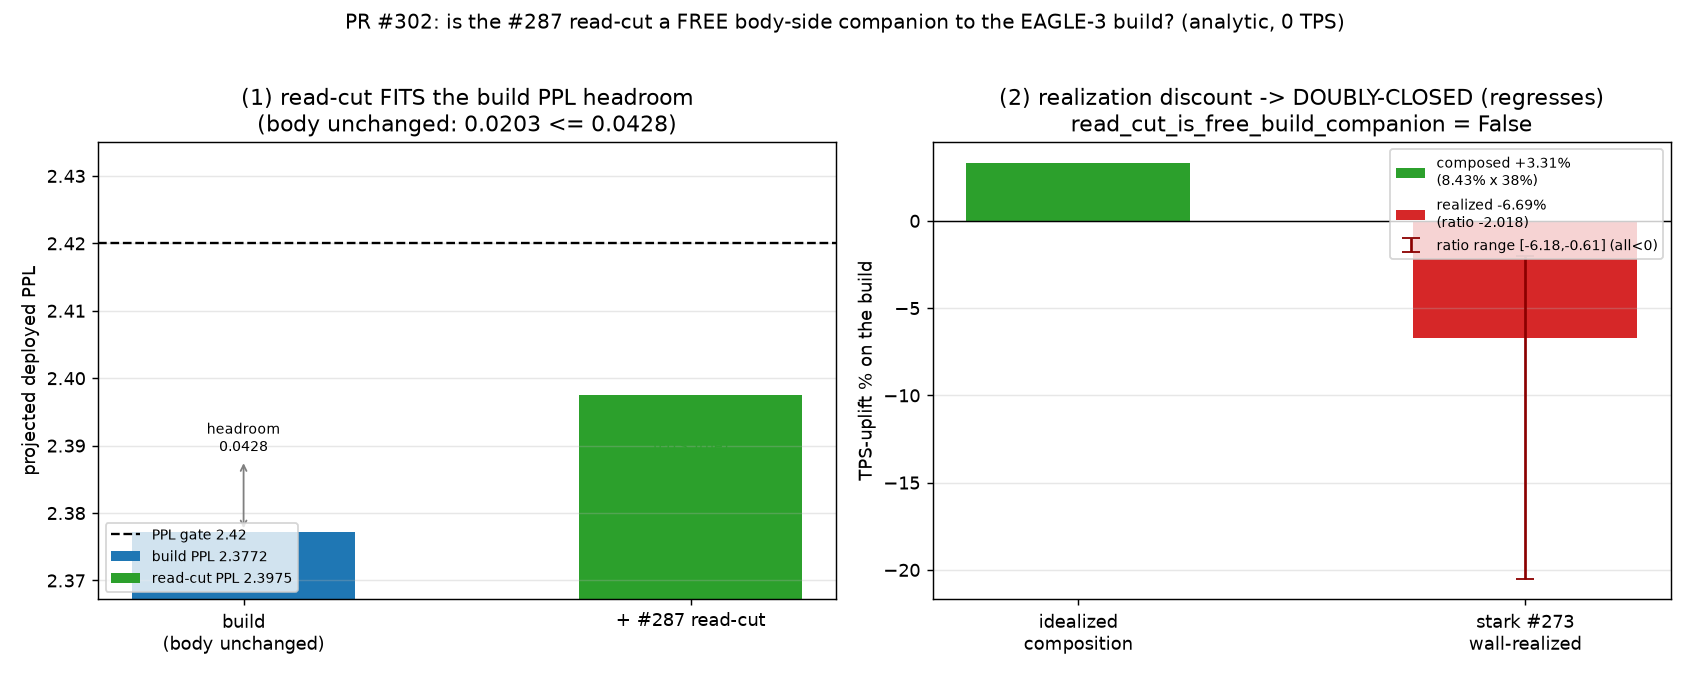

The script that saved this image:
#!/usr/bin/env python
# SPDX-FileCopyrightText: 2026 CoreWeave, Inc.
# SPDX-License-Identifier: Apache-2.0
# SPDX-PackageName: senpai
"""Is the #287 read-cut a FREE body-side companion to the EAGLE-3 build? (PR #302)

LOCAL CPU-analytic over banked W&B numbers. NO served-file change, NO fresh wall
A/B, NO HF Job, NO submission. NOT a launch, NOT a build, NOT open2. 0 TPS.
BASELINE stays 481.53.

CONTEXT. fern #287 (17en3hus) closed the read-side STANDALONE door: the maximum
PPL-safe body-read-byte cut is 8.431% (config mixed_int3_demote16L, proj deployed
PPL 2.3975 <= 2.42), and re-attributed on denken #283's MEASURED 38% read-fraction
it does NOT reach 500 alone (read_reduction_lever_clears_500 = False). The sole >500
path is the human-gated EAGLE-3 build, which raises the NUMERATOR (E[T], via a better
greedy-token-identical drafter) and leaves the verify-path BODY unchanged -> build
PPL stays at the deployed 2.3772.

QUESTION. "Does not clear 500 STANDALONE" is not "is a free COMPANION to the build."
Is the #287 read-cut a FREE body-side companion that stacks its TPS ON TOP of the
build (the read-side analog of lawine's SAM drafter-companion #296/#300), or does it
UNDER-REALIZE / REGRESS the way stark #273 (51bdsbpw) found every body-side deviation
from the K=7-optimized ONEGRAPH graph regresses on the wall (K4-vs-K7 = -8.629%,
realization ratio K4 = -2.018 / K5 = -0.864, NEGATIVE)?

METHOD (analytic, over banked ratios; NOT a fresh wall A/B -- that is stark's #298
harness/lane):
 1. PPL-headroom fit. Build leaves the body unchanged (greedy-identical drafter:
    verify rejects any draft token != target greedy argmax -> drafter precision moves
    E[T], NOT PPL) -> build PPL = deployed 2.3772, headroom to gate 2.42 = 0.0428.
    read-cut PPL cost = 2.3975 - 2.3772 = 0.0203 <= 0.0428 (FITS, body-only clause).
 2. Compose the read-cut TPS credit (8.43% byte cut x denken #283's 38% read-fraction)
    on the deployed AND build operating points (the read-cut shortens the SAME absolute
    verify-path body read on EVERY step, build or not).
 3. Realization-discount it by stark #273's banked body-side realization ratios. The
    read-cut RE-QUANTIZES the verify-path weights (int4->int3 on 16 layers) -> it is a
    body-side deviation from the K=7-tuned ONEGRAPH, exactly stark #273's class. Every
    banked body-side ratio is NEGATIVE.
 4. Verdict. free companion (ratio >= 0.8, stacks positive TPS) vs doubly-closed
    (ratio <= 0, regresses like static-K: not standalone (#287), not a companion).

HONESTY. 0 TPS. This prices WHERE #287's read-frontier lands relative to the gated
build (free companion vs doubly-closed) in wall-realized (stark #273-discounted) terms,
NOT idealized-composition terms. It does NOT produce a >=500 build and does NOT change
the served checkpoint (fa2sw_precache_kenyan). The realization discount is stark #273's
banked-ratio PRIOR applied analytically; a fresh wall A/B of the read-cut is stark's
#298 lane, NOT this leg. The PPL headroom assumes the build leaves the body unchanged
(if it co-quantizes the body for VRAM -- ubel #299's lane -- the headroom is shared;
flagged assumes_body_unchanged=True). Launch gate stays land #245 MEASURED >=500 at
lambda_hat>=0.9780 AND PPL<=2.42 AND VRAM<=24GB, human-approval-gated.
"""
from __future__ import annotations

import argparse
import json
import math
import sys
from pathlib import Path
from typing import Any

# --------------------------------------------------------------------------- #
# BANKED IMPORTS -- do NOT re-derive. Each carries its source run + PR shorthand.
# (self-test (d): every value must round to its PR-stated shorthand EXACTLY.)
# --------------------------------------------------------------------------- #
# fern #287 (17en3hus) -- the read-frontier this leg prices as a companion.
MAX_PPL_SAFE_READ_REDUCTION_PCT = 8.431155407899594   # PR 8.431
READ_CUT_CONFIG = "mixed_int3_demote16L"
READ_CUT_PROJ_PPL = 2.3975206940224814                # PR 2.3975
READ_REDUCTION_LEVER_CLEARS_500 = False               # #287 standalone verdict
TPS_AT_MAX_SAFE_DEPLOYED = 497.4881944805805          # #287 deployed read-cut TPS

# denken #283 (vmxuwxm0) -- the MEASURED read-fraction re-attribution basis.
BODY_READ_FRACTION = 0.3804642716594112               # PR 0.38 (read frac of wall)
DENKEN283_READ_FLOOR_US = 3037.203622326286           # measured body-read time / step
DENKEN283_WALL_US = 7982.887878221502                 # honest per-step wall (deployed)
HBM_BOUND_CEILING_TPS = 1265.6378952477885            # PR 1265.6 (pure-read ceiling)

# stark #273 (51bdsbpw) -- the realization-ratio method + body-side regression prior.
# realization_ratio = measured_wall_delta_pct / composed_gain_pct. Body-side deviations
# from the K=7 ONEGRAPH graph REGRESS: every ratio is NEGATIVE.
K4_VS_K7_MEASURED_DELTA_PCT = -8.628968285857523      # PR -8.629
K4_COMPOSED_GAIN_PCT = 4.27653374979271               # K4 composition predicted +4.28%
K4_REALIZATION_RATIO = -2.01774820233227              # PR -2.018 (load-bearing precedent)
K5_REALIZATION_RATIO = -0.8641778297435041            # PR -0.864
K3_REALIZATION_RATIO = -6.184909243990122
K6_REALIZATION_RATIO = -0.6102631065916517
STARK273_BODY_SIDE_RATIOS = {                         # banked body-side realization ratios
    3: K3_REALIZATION_RATIO, 4: K4_REALIZATION_RATIO,
    5: K5_REALIZATION_RATIO, 6: K6_REALIZATION_RATIO,
}

# wirbel #290 / fern #281 -- the build target the companion would stack on.
BUILD_ET_TARGET = 4.9029                               # PR 4.9029 (step-banked build E[T])
PUBLIC_FLOOR_ET = 4.966                                # PR 4.966 (fern #281 public floor)

# kanna #217 (vgovdrjc) -- official anchors.
OFFICIAL_BASELINE_TPS = 481.53                         # PR 481.53
E_T_DEPLOYED = 3.844                                   # PR 3.844
K_CAL = 125.268                                        # PR 125.268
STEP_US = 1218.2                                       # PR 1218.2
LAMBDA1_CEILING_TPS = 520.953                          # PR 520.953 (lambda=1 TPS ceiling)
PRIVATE_VERIFIED_TPS = 460.85                          # private-verified reference

# Gates.
DEPLOYED_INT4_PPL = 2.3772                             # PR 2.3772 (build PPL, body unchanged)
PPL_GATE = 2.42                                        # PR 2.42
TARGET_TPS = 500.0
LAUNCH_LAMBDA_HAT = 0.9780                             # land #245 measured launch gate
DEPLOYED_CHECKPOINT = "fa2sw_precache_kenyan"

OUTDIR = Path("/workspace/senpai/target/research/validity/read_cut_build_companion")

# Classification thresholds for the realization ratio (PR step 2/3).
REALIZES_RATIO = 0.8                                   # >= -> free companion
PARTIAL_LO = 0.0                                       # (0, 0.8) -> partial
# <= 0 -> regresses (the static-K class -- doubly-closed)

CAVEATS = [
    "0_TPS: this leg PRICES whether the #287 read-cut is a free body-side companion to "
    "the EAGLE-3 build; it produces NO >=500 build and adds 0 TPS. BASELINE stays 481.53.",
    "ANALYTIC_NOT_A_WALL_AB: the realization discount is stark #273's (51bdsbpw) banked "
    "body-side realization-ratio PRIOR applied ANALYTICALLY over banked numbers. A fresh "
    "wall A/B of the read-cut is stark's #298 harness/lane, NOT this leg.",
    "ASSUMES_BODY_UNCHANGED: the 0.0428 PPL headroom assumes the EAGLE-3 build leaves the "
    "verify-path body unchanged (greedy-token-identical drafter -> precision moves E[T], not "
    "PPL). If the build co-quantizes the body to free VRAM (ubel #299's lane), this headroom "
    "is SHARED with the body-quant -> flagged assumes_body_unchanged=True.",
    "BODY_SIDE_DEVIATION_TRANSFER: the read-cut re-quantizes verify-path weights "
    "(int4->int3 on 16 layers) -> it is a body-side deviation from the K=7-optimized "
    "ONEGRAPH graph, stark #273's class (which alters the verify GEMM/fusion, not just K). "
    "The realization ratio is transferred on that class membership, NOT measured for the "
    "read-cut specifically.",
    "READ_FRACTION_DEPLOYED_DILUTES_ON_BUILD: denken #283's 38% read-fraction is a DEPLOYED "
    "measurement (E[T]=3.844). The build's higher E[T]=4.9029 lengthens the step, so the "
    "SAME absolute body read is a SMALLER wall-fraction on the build (~31%) -> the idealized "
    "8.43%x38% credit is OPTIMISTIC on the build before any realization discount.",
    "DO_NOT_SERVE: NO served-file change, NO re-quantization of the served checkpoint, NOT a "
    "launch, NOT a build, NOT open2, NO HF Job, NO submission. Launch gate stays land #245 "
    "MEASURED >=500 at lambda_hat>=0.9780 AND PPL<=2.42 AND VRAM<=24GB, human-approval-gated.",
]


def log(*a: Any) -> None:
    print("[rcbc]", *a, flush=True)


# --------------------------------------------------------------------------- #
# 1. PPL-headroom fit (body unchanged -> build PPL = deployed anchor).
# --------------------------------------------------------------------------- #
def ppl_headroom_fit() -> dict[str, Any]:
    headroom = PPL_GATE - DEPLOYED_INT4_PPL                    # 2.42 - 2.3772 = 0.0428
    read_cut_cost = READ_CUT_PROJ_PPL - DEPLOYED_INT4_PPL      # 2.3975 - 2.3772 = 0.0203
    fits = read_cut_cost <= headroom
    return {
        "build_ppl_body_unchanged": DEPLOYED_INT4_PPL,
        "ppl_gate": PPL_GATE,
        "ppl_headroom": headroom,
        "read_cut_ppl_cost": read_cut_cost,
        "read_cut_fits_ppl_headroom": bool(fits),
        "headroom_residual_after_read_cut": headroom - read_cut_cost,
        "assumes_body_unchanged": True,
    }


# --------------------------------------------------------------------------- #
# 2. Compose the read-cut TPS credit on the deployed AND build operating points.
# --------------------------------------------------------------------------- #
def tps_after_read_cut(baseline_tps: float, read_frac: float) -> float:
    """A body-read-byte cut of fraction X shrinks only f_read of the step wall (the rest
    -- draft + verify-compute + host -- is fixed): tps(X) = baseline / (1 - f_read*X)."""
    x = MAX_PPL_SAFE_READ_REDUCTION_PCT / 100.0
    return baseline_tps / (1.0 - read_frac * x)


def compose_read_credit() -> dict[str, Any]:
    x = MAX_PPL_SAFE_READ_REDUCTION_PCT / 100.0               # 0.08431
    f_dep = BODY_READ_FRACTION                                # 0.38046 (deployed, measured)

    # PR definition: composed_read_credit_pct = 8.43% byte cut x 38% read-fraction
    # (the wall-fraction the read-cut removes from the step).
    composed_read_credit_pct = 100.0 * x * f_dep              # ~3.2076 %

    # Deployed operating point: the #287-banked TPS uplift (cross-check).
    tps_dep = tps_after_read_cut(OFFICIAL_BASELINE_TPS, f_dep)
    uplift_dep_pct = 100.0 * (tps_dep / OFFICIAL_BASELINE_TPS - 1.0)   # ~3.314 %
    uplift_dep_tps = tps_dep - OFFICIAL_BASELINE_TPS                   # ~+15.96 TPS
    deployed_crosscheck_ok = abs(tps_dep - TPS_AT_MAX_SAFE_DEPLOYED) < 1e-6

    # Build operating point. The read-cut removes the SAME absolute body read (body
    # unchanged); the build raises E[T]=4.9029 -> longer step -> the read is a SMALLER
    # wall-fraction. Bracket the (unbanked) build TPS by [TARGET, lambda=1 ceiling].
    build_tps_lo, build_tps_hi = TARGET_TPS, LAMBDA1_CEILING_TPS
    build_step_us_lo = 1e6 * BUILD_ET_TARGET / build_tps_hi  # smallest step (highest TPS)
    build_step_us_hi = 1e6 * BUILD_ET_TARGET / build_tps_lo  # largest step (lowest TPS)
    build_read_frac_lo = DENKEN283_READ_FLOOR_US / build_step_us_hi  # ~0.31 (most diluted)
    build_read_frac_hi = DENKEN283_READ_FLOOR_US / build_step_us_lo  # ~0.323
    build_read_frac_mid = 0.5 * (build_read_frac_lo + build_read_frac_hi)

    # Idealized build credit per the PR (carry the deployed 38% read-fraction onto the
    # build) AND the honest diluted build credit (use the build's own read-fraction).
    composed_build_credit_idealized_pct = composed_read_credit_pct      # PR: carry 38%
    composed_build_credit_diluted_pct = 100.0 * x * build_read_frac_mid  # honest (~2.6%)

    # Idealized build uplift TPS at the build floor (TARGET=500, the build's banked floor).
    tps_build_floor = tps_after_read_cut(TARGET_TPS, f_dep)
    uplift_build_floor_tps = tps_build_floor - TARGET_TPS

    return {
        "read_cut_byte_cut_pct": MAX_PPL_SAFE_READ_REDUCTION_PCT,
        "deployed_read_fraction": f_dep,
        "composed_read_credit_pct": composed_read_credit_pct,          # 8.43% x 38%
        "deployed": {
            "operating_tps": OFFICIAL_BASELINE_TPS,
            "tps_after_read_cut": tps_dep,
            "uplift_pct": uplift_dep_pct,
            "uplift_tps": uplift_dep_tps,
            "matches_287_bank": bool(deployed_crosscheck_ok),
        },
        "build": {
            "build_et_target": BUILD_ET_TARGET,
            "build_tps_bracket": [build_tps_lo, build_tps_hi],
            "build_step_us_bracket": [build_step_us_lo, build_step_us_hi],
            "build_read_fraction_bracket": [build_read_frac_lo, build_read_frac_hi],
            "build_read_fraction_mid": build_read_frac_mid,
            "composed_credit_idealized_pct": composed_build_credit_idealized_pct,
            "composed_credit_diluted_pct": composed_build_credit_diluted_pct,
            "idealized_uplift_at_floor_tps": uplift_build_floor_tps,
        },
        # The build-invariant TPS-uplift % (the stark #273-consistent "composed gain"):
        # the read-cut removes wall-fraction phi -> uplift = phi/(1-phi).
        "composed_uplift_pct": uplift_dep_pct,
    }


# --------------------------------------------------------------------------- #
# 3. Realization-discount by stark #273's body-side ratios (the PRIOR, not a wall A/B).
# --------------------------------------------------------------------------- #
def realization_discount(composed_uplift_pct: float) -> dict[str, Any]:
    """realization_ratio = measured_wall_delta / composed_gain (stark #273 convention).
    Transfer the body-side prior onto the read-cut (same ONEGRAPH-deviation class)."""
    ratios = STARK273_BODY_SIDE_RATIOS
    ratio_values = list(ratios.values())
    ratio_min = min(ratio_values)
    ratio_max = max(ratio_values)
    ratio_mean = sum(ratio_values) / len(ratio_values)

    # Headline prior = K4 (-2.018): the load-bearing body-side precedent. K4's composition
    # predicted +4.28% (clears 500) but the wall REFUTED it to -8.63% -- directly analogous
    # to the read-cut whose composition predicts a positive credit.
    read_cut_realization_ratio = K4_REALIZATION_RATIO

    # Apply the ratio: realized_uplift = composed_uplift * ratio (stark #273 algebra).
    def realized_pct(r: float) -> float:
        return composed_uplift_pct * r

    realized_uplift_pct = realized_pct(read_cut_realization_ratio)
    realized_pct_bracket = sorted(realized_pct(r) for r in (ratio_min, ratio_max))
    realized_pct_mean = realized_pct(ratio_mean)

    # Absolute realized TPS credit at three anchors (all share the sign of the ratio).
    def realized_tps(anchor: float, r: float) -> float:
        return anchor * realized_pct(r) / 100.0

    realized_tps_deployed = realized_tps(OFFICIAL_BASELINE_TPS, read_cut_realization_ratio)
    realized_tps_build_floor = realized_tps(TARGET_TPS, read_cut_realization_ratio)
    realized_tps_lambda_ceiling = realized_tps(LAMBDA1_CEILING_TPS, read_cut_realization_ratio)

    if read_cut_realization_ratio >= REALIZES_RATIO:
        classification = "realizes"
    elif read_cut_realization_ratio > PARTIAL_LO:
        classification = "partial"
    else:
        classification = "regresses"

    return {
        "read_cut_realization_ratio": read_cut_realization_ratio,
        "stark273_body_side_ratios": ratios,
        "ratio_min": ratio_min,
        "ratio_max": ratio_max,
        "ratio_mean": ratio_mean,
        "all_body_side_ratios_negative": all(r <= 0 for r in ratio_values),
        "realized_uplift_pct": realized_uplift_pct,
        "realized_uplift_pct_bracket": realized_pct_bracket,
        "realized_uplift_pct_at_mean_ratio": realized_pct_mean,
        # PR-required headline: realized TPS credit "on the build" (build floor = 500 anchor).
        "read_cut_wall_realized_tps_credit": realized_tps_build_floor,
        "realized_tps_credit_deployed_anchor": realized_tps_deployed,
        "realized_tps_credit_build_floor_anchor": realized_tps_build_floor,
        "realized_tps_credit_lambda_ceiling_anchor": realized_tps_lambda_ceiling,
        "classification": classification,
    }


# --------------------------------------------------------------------------- #
# Constants exact-import check (self-test (d)).
# --------------------------------------------------------------------------- #
def constants_exact() -> tuple[bool, dict[str, Any]]:
    """Every banked import must round to its PR-stated shorthand EXACTLY (no drift)."""
    # (precise_value, pr_shorthand, decimals)
    expect = {
        "MAX_PPL_SAFE_READ_REDUCTION_PCT": (MAX_PPL_SAFE_READ_REDUCTION_PCT, 8.431, 3),
        "READ_CUT_PROJ_PPL": (READ_CUT_PROJ_PPL, 2.3975, 4),
        "DEPLOYED_INT4_PPL": (DEPLOYED_INT4_PPL, 2.3772, 4),
        "BODY_READ_FRACTION": (BODY_READ_FRACTION, 0.38, 2),
        "HBM_BOUND_CEILING_TPS": (HBM_BOUND_CEILING_TPS, 1265.6, 1),
        "K4_VS_K7_MEASURED_DELTA_PCT": (K4_VS_K7_MEASURED_DELTA_PCT, -8.629, 3),
        "K4_REALIZATION_RATIO": (K4_REALIZATION_RATIO, -2.018, 3),
        "K5_REALIZATION_RATIO": (K5_REALIZATION_RATIO, -0.864, 3),
        "BUILD_ET_TARGET": (BUILD_ET_TARGET, 4.9029, 4),
        "PUBLIC_FLOOR_ET": (PUBLIC_FLOOR_ET, 4.966, 3),
        "OFFICIAL_BASELINE_TPS": (OFFICIAL_BASELINE_TPS, 481.53, 2),
        "E_T_DEPLOYED": (E_T_DEPLOYED, 3.844, 3),
        "K_CAL": (K_CAL, 125.268, 3),
        "STEP_US": (STEP_US, 1218.2, 1),
        "LAMBDA1_CEILING_TPS": (LAMBDA1_CEILING_TPS, 520.953, 3),
        "PPL_GATE": (PPL_GATE, 2.42, 2),
        "TARGET_TPS": (TARGET_TPS, 500.0, 1),
    }
    detail, all_ok = {}, True
    for k, (have, want, dec) in expect.items():
        ok = round(float(have), dec) == round(float(want), dec)
        detail[k] = {"have": have, "want_shorthand": want, "decimals": dec, "ok": ok}
        all_ok = all_ok and ok
    return all_ok, detail


# --------------------------------------------------------------------------- #
# Compose verdict + PRIMARY self-test.
# --------------------------------------------------------------------------- #
def run() -> dict[str, Any]:
    ppl = ppl_headroom_fit()
    comp = compose_read_credit()
    disc = realization_discount(comp["composed_uplift_pct"])

    composed_uplift_pct = comp["composed_uplift_pct"]
    realized_uplift_pct = disc["realized_uplift_pct"]
    ratio = disc["read_cut_realization_ratio"]
    realized_tps_credit = disc["read_cut_wall_realized_tps_credit"]

    # VERDICT. free companion iff the read-cut REALIZES as positive stackable TPS
    # (ratio >= 0.8 AND the realized credit is materially positive vs a ~2% gate).
    material_gate_pct = 2.0
    realizes_positive = (ratio >= REALIZES_RATIO) and (realized_uplift_pct >= material_gate_pct)
    read_cut_is_free_build_companion = bool(realizes_positive)

    # ---- PRIMARY self-test ----
    const_ok, const_detail = constants_exact()

    # (a) headroom arithmetic round-trips.
    a_headroom = round(ppl["ppl_headroom"], 4) == 0.0428
    a_cost = round(ppl["read_cut_ppl_cost"], 4) == 0.0203
    a_fits = ppl["read_cut_ppl_cost"] <= ppl["ppl_headroom"]
    # (b) composed credit + ratio finite; the discounted credit <= the composed credit.
    b_finite = math.isfinite(composed_uplift_pct) and math.isfinite(ratio)
    b_discount_le_composed = realized_uplift_pct <= composed_uplift_pct
    # (c) all physical TPS/PPL operating points >= 0 and finite (the realized credit is
    #     negative BY DESIGN -- a regression -- so it is excluded from the >=0 set).
    physical = [
        OFFICIAL_BASELINE_TPS, TARGET_TPS, LAMBDA1_CEILING_TPS, PRIVATE_VERIFIED_TPS,
        HBM_BOUND_CEILING_TPS, TPS_AT_MAX_SAFE_DEPLOYED, comp["deployed"]["tps_after_read_cut"],
        DEPLOYED_INT4_PPL, READ_CUT_PROJ_PPL, PPL_GATE, ppl["ppl_headroom"],
        ppl["read_cut_ppl_cost"], composed_uplift_pct, comp["composed_read_credit_pct"],
        E_T_DEPLOYED, BUILD_ET_TARGET, PUBLIC_FLOOR_ET,
    ]
    c_nonneg = all(v >= 0.0 for v in physical)
    everything = physical + [
        realized_uplift_pct, ratio, realized_tps_credit,
        disc["realized_tps_credit_deployed_anchor"],
        disc["realized_tps_credit_lambda_ceiling_anchor"],
    ]
    c_nan_clean = all(math.isfinite(v) for v in everything)
    # (d) constants imported EXACT.
    d_const = const_ok
    # (e) leg carries the 0-TPS + analytic-not-a-wall-A/B + assumes-body-unchanged caveats.
    blob = " ".join(CAVEATS)
    e_caveats = (
        len(CAVEATS) >= 6
        and "0_TPS" in blob and "ANALYTIC_NOT_A_WALL_AB" in blob
        and "ASSUMES_BODY_UNCHANGED" in blob and ppl["assumes_body_unchanged"] is True
    )

    checks = {
        "a_headroom_eq_0428": bool(a_headroom),
        "a_read_cut_cost_eq_0203": bool(a_cost),
        "a_cost_fits_headroom": bool(a_fits),
        "b_composed_and_ratio_finite": bool(b_finite),
        "b_discounted_le_composed": bool(b_discount_le_composed),
        "c_physical_values_nonneg": bool(c_nonneg),
        "c_all_values_nan_clean": bool(c_nan_clean),
        "d_constants_imported_exact": bool(d_const),
        "e_caveats_present": bool(e_caveats),
        # consistency guard: the companion verdict must agree with the ratio sign-class.
        "verdict_consistent_with_ratio": (
            read_cut_is_free_build_companion == (disc["classification"] == "realizes")
        ),
    }
    self_test_passes = all(checks.values())

    # one-line build-portfolio recommendation.
    if read_cut_is_free_build_companion:
        recommendation = (
            "STACK the #287 read-cut as a free body-side build companion: it FITS the "
            f"0.0428 PPL headroom and REALIZES (ratio {ratio:+.3f}) as +{realized_uplift_pct:.2f}% "
            "stackable TPS on the build."
        )
    else:
        recommendation = (
            "BUILD ALONE; bank the #287 read-cut as a CLOSED companion (NOT an integration "
            f"target): it FITS the 0.0428 PPL headroom but REGRESSES on the wall (ratio "
            f"{ratio:+.3f} <= 0, realized {realized_uplift_pct:+.2f}%) the same way stark #273's "
            "body-side static-K deviations did -> doubly-closed (not standalone #287, not a "
            "companion this leg)."
        )

    handoff = (
        f"The #287 read-cut FITS the EAGLE-3 build's 0.0428 PPL headroom (cost "
        f"{ppl['read_cut_ppl_cost']:.4f}, body unchanged), but on the wall it "
        + (
            f"REALIZES as a free body-side companion (ratio {ratio:+.3f}, +{realized_uplift_pct:.2f}% TPS)"
            if read_cut_is_free_build_companion else
            f"REGRESSES like static-K (ratio {ratio:+.3f} <= 0, doubly-closed)"
        )
        + ", so the build portfolio should "
        + ("STACK the read-cut as a free companion" if read_cut_is_free_build_companion
           else "treat it as a CLOSED companion and build alone")
        + ", resolving where #287's read-frontier lands relative to the gated build."
    )

    out = {
        "primary_metric": {"name": "read_cut_build_companion_self_test_passes",
                           "value": bool(self_test_passes)},
        "test_metric": {"name": "read_cut_is_free_build_companion",
                        "value": bool(read_cut_is_free_build_companion)},
        # headline verdict fields
        "read_cut_build_companion_self_test_passes": bool(self_test_passes),
        "read_cut_is_free_build_companion": bool(read_cut_is_free_build_companion),
        "read_cut_fits_ppl_headroom": ppl["read_cut_fits_ppl_headroom"],
        "read_cut_wall_realized_tps_credit": realized_tps_credit,
        "read_cut_realization_ratio": ratio,
        "realization_classification": disc["classification"],
        "composed_read_credit_pct": comp["composed_read_credit_pct"],
        "composed_uplift_pct": composed_uplift_pct,
        "realized_uplift_pct": realized_uplift_pct,
        "build_portfolio_recommendation": recommendation,
        "handoff": handoff,
        # sub-results
        "ppl_headroom_fit": ppl,
        "compose": comp,
        "realization": disc,
        "assumes_body_unchanged": True,
        "read_reduction_lever_clears_500_standalone": READ_REDUCTION_LEVER_CLEARS_500,
        # gate/anchor echo
        "official_baseline_tps": OFFICIAL_BASELINE_TPS,
        "target_tps": TARGET_TPS,
        "lambda1_ceiling_tps": LAMBDA1_CEILING_TPS,
        "private_verified_tps": PRIVATE_VERIFIED_TPS,
        "launch_gate": {
            "measured_tps_ge": TARGET_TPS, "lambda_hat_ge": LAUNCH_LAMBDA_HAT,
            "ppl_le": PPL_GATE, "vram_le_gb": 24, "human_approval_gated": True,
            "deployed_checkpoint": DEPLOYED_CHECKPOINT,
        },
        "constants_exact": const_ok,
        "constants_detail": const_detail,
        "caveats": CAVEATS,
        "self_test": {"passes": bool(self_test_passes), "checks": checks},
    }
    return out


# --------------------------------------------------------------------------- #
# Output: plot + wandb.
# --------------------------------------------------------------------------- #
def make_plot(out: dict[str, Any], path: Path) -> None:
    import matplotlib
    matplotlib.use("Agg")
    import matplotlib.pyplot as plt

    fig, (axL, axR) = plt.subplots(1, 2, figsize=(13, 5.2))

    # ---- left: PPL-headroom fit ----
    ppl = out["ppl_headroom_fit"]
    gate = ppl["ppl_gate"]
    build = ppl["build_ppl_body_unchanged"]
    cut = build + ppl["read_cut_ppl_cost"]
    axL.axhline(gate, color="k", ls="--", lw=1.3, label=f"PPL gate {gate}")
    axL.bar(["build\n(body unchanged)"], [build], color="tab:blue", width=0.5,
            label=f"build PPL {build}")
    axL.bar(["+ #287 read-cut"], [cut], color="tab:green", width=0.5,
            label=f"read-cut PPL {cut:.4f}")
    axL.annotate(f"headroom\n{ppl['ppl_headroom']:.4f}", (0, build),
                 xytext=(0, build + 0.012), ha="center", fontsize=8,
                 arrowprops=dict(arrowstyle="<->", color="gray"))
    axL.annotate(f"cost {ppl['read_cut_ppl_cost']:.4f}\n(FITS {ppl['read_cut_fits_ppl_headroom']})",
                 (1, build), xytext=(1, build + 0.012), ha="center", fontsize=8, color="tab:green")
    axL.set_ylim(build - 0.01, gate + 0.015)
    axL.set_ylabel("projected deployed PPL")
    axL.set_title("(1) read-cut FITS the build PPL headroom\n(body unchanged: 0.0203 <= 0.0428)")
    axL.legend(fontsize=8, loc="lower left")
    axL.grid(alpha=0.3, axis="y")

    # ---- right: composed credit -> realization discount ----
    disc = out["realization"]
    composed = out["composed_uplift_pct"]
    realized = out["realized_uplift_pct"]
    rb = disc["realized_uplift_pct_bracket"]
    axR.axhline(0, color="k", lw=0.8)
    axR.bar(["idealized\ncomposition"], [composed], color="tab:green", width=0.5,
            label=f"composed +{composed:.2f}%\n(8.43% x 38%)")
    axR.bar(["stark #273\nwall-realized"], [realized], color="tab:red", width=0.5,
            label=f"realized {realized:+.2f}%\n(ratio {disc['read_cut_realization_ratio']:+.3f})")
    axR.errorbar([1], [realized], yerr=[[realized - rb[0]], [rb[1] - realized]],
                 fmt="none", ecolor="darkred", capsize=5,
                 label=f"ratio range [{disc['ratio_min']:.2f},{disc['ratio_max']:.2f}] (all<0)")
    verdict = "FREE COMPANION" if out["read_cut_is_free_build_companion"] else "DOUBLY-CLOSED (regresses)"
    axR.set_ylabel("TPS-uplift % on the build")
    axR.set_title(f"(2) realization discount -> {verdict}\n"
                  f"read_cut_is_free_build_companion = {out['read_cut_is_free_build_companion']}")
    axR.legend(fontsize=8, loc="upper right")
    axR.grid(alpha=0.3, axis="y")

    fig.suptitle("PR #302: is the #287 read-cut a FREE body-side companion to the EAGLE-3 build? "
                 "(analytic, 0 TPS)", fontsize=11)
    fig.tight_layout(rect=(0, 0, 1, 0.96))
    fig.savefig(path, dpi=130)
    log("wrote plot", path)


def log_wandb(args, out: dict[str, Any]):
    if args.no_wandb:
        return None
    sys.path.insert(0, "/workspace/senpai/target")
    try:
        from scripts import wandb_logging
    except Exception as exc:  # noqa: BLE001
        log(f"wandb import failed ({exc}); skipping")
        return None
    run = wandb_logging.init_wandb_run(
        job_type="read-cut-build-companion", agent="fern",
        name=args.wandb_name or "fern/read-cut-build-companion",
        group=args.wandb_group or "read-cut-build-companion",
        tags=["validity", "read-cut", "build-companion", "realization-ratio",
              "analytic", "0-tps", "pr302"],
        config={
            "read_cut_is_free_build_companion": out["read_cut_is_free_build_companion"],
            "read_cut_fits_ppl_headroom": out["read_cut_fits_ppl_headroom"],
            "read_cut_realization_ratio": out["read_cut_realization_ratio"],
            "composed_uplift_pct": out["composed_uplift_pct"],
            "ppl_gate": PPL_GATE, "official_baseline_tps": OFFICIAL_BASELINE_TPS,
        },
    )
    if run is None:
        log("wandb disabled; skipping")
        return None
    import wandb
    flat = {
        "read_cut_build_companion_self_test_passes": 1.0 if out["read_cut_build_companion_self_test_passes"] else 0.0,
        "read_cut_is_free_build_companion": 1.0 if out["read_cut_is_free_build_companion"] else 0.0,
        "read_cut_fits_ppl_headroom": 1.0 if out["read_cut_fits_ppl_headroom"] else 0.0,
        "read_cut_wall_realized_tps_credit": out["read_cut_wall_realized_tps_credit"],
        "read_cut_realization_ratio": out["read_cut_realization_ratio"],
        "composed_read_credit_pct": out["composed_read_credit_pct"],
        "composed_uplift_pct": out["composed_uplift_pct"],
        "realized_uplift_pct": out["realized_uplift_pct"],
        "ppl_headroom": out["ppl_headroom_fit"]["ppl_headroom"],
        "read_cut_ppl_cost": out["ppl_headroom_fit"]["read_cut_ppl_cost"],
        "headroom_residual_after_read_cut": out["ppl_headroom_fit"]["headroom_residual_after_read_cut"],
        "realized_tps_credit_deployed_anchor": out["realization"]["realized_tps_credit_deployed_anchor"],
        "realized_tps_credit_lambda_ceiling_anchor": out["realization"]["realized_tps_credit_lambda_ceiling_anchor"],
        "ratio_min": out["realization"]["ratio_min"],
        "ratio_max": out["realization"]["ratio_max"],
        "ratio_mean": out["realization"]["ratio_mean"],
        "build_read_fraction_mid": out["compose"]["build"]["build_read_fraction_mid"],
        "composed_build_credit_diluted_pct": out["compose"]["build"]["composed_credit_diluted_pct"],
        "global_step": 0,
    }
    for k, v in out["self_test"]["checks"].items():
        flat[f"selftest/{k}"] = 1.0 if v else 0.0
    run.log(flat)

    # realization-ratio transfer table
    rtbl = wandb.Table(columns=["k_config", "stark273_realization_ratio",
                                "read_cut_realized_uplift_pct_if_applied"])
    for k, r in out["realization"]["stark273_body_side_ratios"].items():
        rtbl.add_data(int(k), r, out["composed_uplift_pct"] * r)
    run.log({"realization_ratio_transfer": rtbl, "global_step": 0})

    plot_path = OUTDIR / "read_cut_build_companion.png"
    if plot_path.exists():
        run.log({"companion_plot": wandb.Image(str(plot_path)), "global_step": 0})
    run.summary.update({k: v for k, v in flat.items() if k != "global_step"})
    run.summary.update({
        "realization_classification": out["realization_classification"],
        "build_portfolio_recommendation": out["build_portfolio_recommendation"],
        "handoff": out["handoff"],
    })
    rid = run.id
    run.finish()
    log("wandb run", rid)
    return rid


def main() -> None:
    ap = argparse.ArgumentParser()
    ap.add_argument("--wandb-name", "--wandb_name", default=None)
    ap.add_argument("--wandb-group", "--wandb_group", default=None)
    ap.add_argument("--no-wandb", action="store_true")
    ap.add_argument("--self-test", "--self_test", action="store_true",
                    help="no-op alias: the run always evaluates the PRIMARY self-test")
    args = ap.parse_args()

    out = run()
    OUTDIR.mkdir(parents=True, exist_ok=True)
    (OUTDIR / "read_cut_build_companion_results.json").write_text(json.dumps(out, indent=2))
    log("wrote JSON")
    make_plot(out, OUTDIR / "read_cut_build_companion.png")
    rid = log_wandb(args, out)
    out["wandb_run_id"] = rid
    (OUTDIR / "read_cut_build_companion_results.json").write_text(json.dumps(out, indent=2))

    log("=" * 72)
    log(f"PRIMARY read_cut_build_companion_self_test_passes = {out['read_cut_build_companion_self_test_passes']}")
    log(f"TEST    read_cut_is_free_build_companion         = {out['read_cut_is_free_build_companion']}")
    log(f"read_cut_fits_ppl_headroom = {out['read_cut_fits_ppl_headroom']}  "
        f"(cost {out['ppl_headroom_fit']['read_cut_ppl_cost']:.4f} <= headroom "
        f"{out['ppl_headroom_fit']['ppl_headroom']:.4f})")
    log(f"composed credit  = +{out['composed_uplift_pct']:.3f}% TPS-uplift  "
        f"(8.43% x 38% = {out['composed_read_credit_pct']:.3f}% wall-fraction)")
    log(f"realization ratio = {out['read_cut_realization_ratio']:+.4f}  "
        f"-> classification = {out['realization_classification']}")
    log(f"realized credit  = {out['realized_uplift_pct']:+.3f}%  "
        f"= {out['read_cut_wall_realized_tps_credit']:+.2f} TPS (build-floor anchor)")
    log(f"recommendation: {out['build_portfolio_recommendation']}")
    log("checks: " + json.dumps(out["self_test"]["checks"]))


if __name__ == "__main__":
    main()
